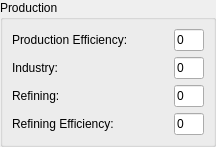
           <widget class="QGroupBox" name="groupBox" >
            <property name="title" >
             <string>Production</string>
            </property>
            <layout class="QVBoxLayout" >
             <property name="margin" >
              <number>9</number>
             </property>
             <property name="spacing" >
              <number>6</number>
             </property>
             <item>
              <layout class="QHBoxLayout" >
               <property name="margin" >
                <number>0</number>
               </property>
               <property name="spacing" >
                <number>6</number>
               </property>
               <item>
                <widget class="QLabel" name="label_4" >
                 <property name="text" >
                  <string>Production Efficiency:</string>
                 </property>
                </widget>
               </item>
               <item>
                <spacer>
                 <property name="orientation" >
                  <enum>Qt::Horizontal</enum>
                 </property>
                 <property name="sizeHint" >
                  <size>
                   <width>40</width>
                   <height>20</height>
                  </size>
                 </property>
                </spacer>
               </item>
               <item>
                <widget class="QLineEdit" name="pe" >
                 <property name="sizePolicy" >
                  <sizepolicy>
                   <hsizetype>0</hsizetype>
                   <vsizetype>0</vsizetype>
                   <horstretch>0</horstretch>
                   <verstretch>0</verstretch>
                  </sizepolicy>
                 </property>
                 <property name="maximumSize" >
                  <size>
                   <width>30</width>
                   <height>16777215</height>
                  </size>
                 </property>
                 <property name="text" >
                  <string>0</string>
                 </property>
                </widget>
               </item>
              </layout>
             </item>
             <item>
              <layout class="QHBoxLayout" >
               <property name="margin" >
                <number>0</number>
               </property>
               <property name="spacing" >
                <number>6</number>
               </property>
               <item>
                <widget class="QLabel" name="label_3" >
                 <property name="text" >
                  <string>Industry:</string>
                 </property>
                </widget>
               </item>
               <item>
                <spacer>
                 <property name="orientation" >
                  <enum>Qt::Horizontal</enum>
                 </property>
                 <property name="sizeHint" >
                  <size>
                   <width>40</width>
                   <height>20</height>
                  </size>
                 </property>
                </spacer>
               </item>
               <item>
                <widget class="QLineEdit" name="industry" >
                 <property name="sizePolicy" >
                  <sizepolicy>
                   <hsizetype>0</hsizetype>
                   <vsizetype>0</vsizetype>
                   <horstretch>0</horstretch>
                   <verstretch>0</verstretch>
                  </sizepolicy>
                 </property>
                 <property name="maximumSize" >
                  <size>
                   <width>30</width>
                   <height>16777215</height>
                  </size>
                 </property>
                 <property name="text" >
                  <string>0</string>
                 </property>
                </widget>
               </item>
              </layout>
             </item>
             <item>
              <layout class="QHBoxLayout" >
               <property name="margin" >
                <number>0</number>
               </property>
               <property name="spacing" >
                <number>6</number>
               </property>
               <item>
                <widget class="QLabel" name="label_2" >
                 <property name="text" >
                  <string>Refining:</string>
                 </property>
                </widget>
               </item>
               <item>
                <spacer>
                 <property name="orientation" >
                  <enum>Qt::Horizontal</enum>
                 </property>
                 <property name="sizeHint" >
                  <size>
                   <width>40</width>
                   <height>20</height>
                  </size>
                 </property>
                </spacer>
               </item>
               <item>
                <widget class="QLineEdit" name="refining" >
                 <property name="sizePolicy" >
                  <sizepolicy>
                   <hsizetype>0</hsizetype>
                   <vsizetype>0</vsizetype>
                   <horstretch>0</horstretch>
                   <verstretch>0</verstretch>
                  </sizepolicy>
                 </property>
                 <property name="maximumSize" >
                  <size>
                   <width>30</width>
                   <height>16777215</height>
                  </size>
                 </property>
                 <property name="text" >
                  <string>0</string>
                 </property>
                </widget>
               </item>
              </layout>
             </item>
             <item>
              <layout class="QHBoxLayout" >
               <property name="margin" >
                <number>0</number>
               </property>
               <property name="spacing" >
                <number>6</number>
               </property>
               <item>
                <widget class="QLabel" name="label" >
                 <property name="text" >
                  <string>Refining Efficiency:</string>
                 </property>
                </widget>
               </item>
               <item>
                <spacer>
                 <property name="orientation" >
                  <enum>Qt::Horizontal</enum>
                 </property>
                 <property name="sizeHint" >
                  <size>
                   <width>40</width>
                   <height>20</height>
                  </size>
                 </property>
                </spacer>
               </item>
               <item>
                <widget class="QLineEdit" name="refeff" >
                 <property name="sizePolicy" >
                  <sizepolicy>
                   <hsizetype>0</hsizetype>
                   <vsizetype>0</vsizetype>
                   <horstretch>0</horstretch>
                   <verstretch>0</verstretch>
                  </sizepolicy>
                 </property>
                 <property name="maximumSize" >
                  <size>
                   <width>30</width>
                   <height>16777215</height>
                  </size>
                 </property>
                 <property name="text" >
                  <string>0</string>
                 </property>
                </widget>
               </item>
              </layout>
             </item>
            </layout>
           </widget>
